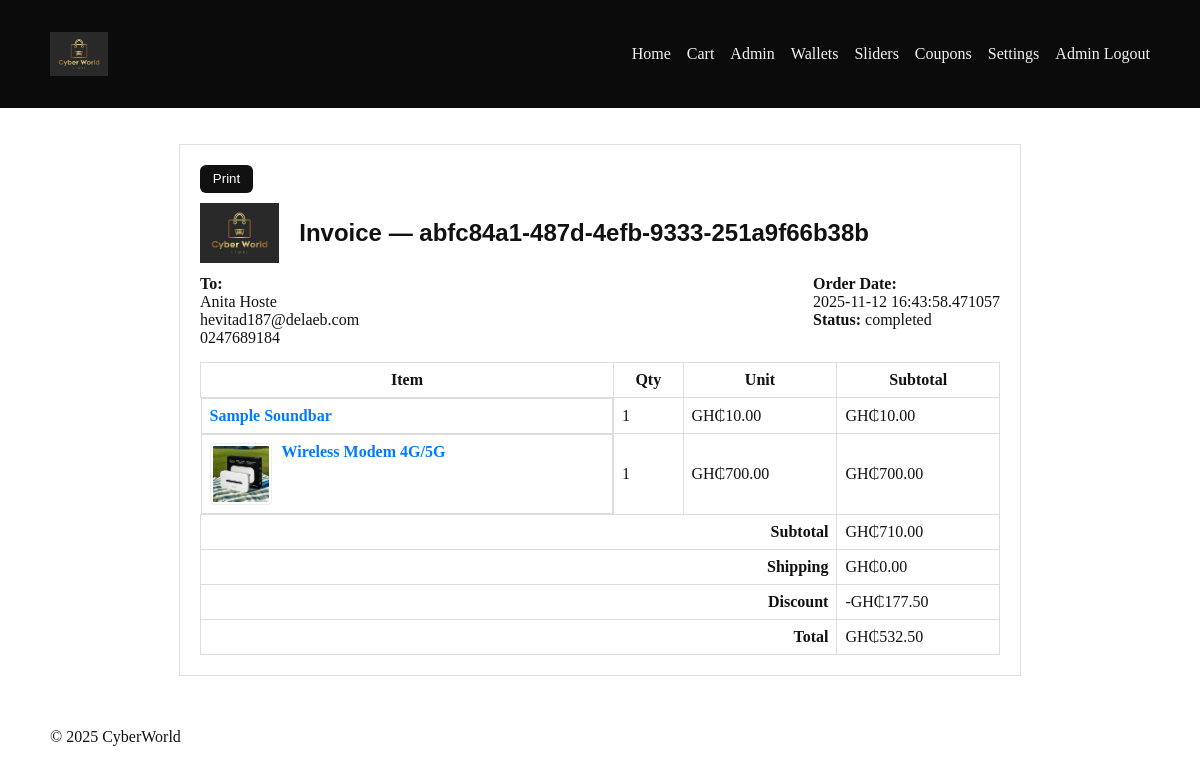
Screenshot of /admin/order/3/invoice (signed in) with the database file from the repository.
### app.py (models this page shows, shortened)
class Settings(db.Model):
    id = db.Column(db.Integer, primary_key=True)
    logo_image = db.Column(db.String(300), default='/static/images/logo.svg')
    banner1_image = db.Column(db.String(300), default='/static/images/ads1.svg')
    banner2_image = db.Column(db.String(300), default='/static/images/ads2.svg')
    bg_image = db.Column(db.String(300), default='/static/images/product-bg.svg')
    primary_font = db.Column(db.String(100), default='Arial, sans-serif')
    secondary_font = db.Column(db.String(100), default='Verdana, sans-serif')
    primary_color = db.Column(db.String(7), default='#27ae60')
    secondary_color = db.Column(db.String(7), default='#2c3e50')
    updated_at = db.Column(db.DateTime, default=lambda: __import__('datetime').datetime.utcnow(), onupdate=lambda: __import__('datetime').datetime.utcnow())

class Order(db.Model):
    id = db.Column(db.Integer, primary_key=True)
    reference = db.Column(db.String(100), unique=True, nullable=False, index=True)
    user_id = db.Column(db.Integer, db.ForeignKey('user.id'), nullable=True)
    email = db.Column(db.String(120), nullable=False)
    name = db.Column(db.String(200))
    phone = db.Column(db.String(50))
    city = db.Column(db.String(100))
    subtotal = db.Column(db.Numeric(12, 2), nullable=False, default=0)
    discount = db.Column(db.Numeric(12, 2), nullable=False, default=0)
    total = db.Column(db.Numeric(12, 2), nullable=False, default=0)
    status = db.Column(db.String(20), default='pending')  # pending, completed, cancelled
    payment_method = db.Column(db.String(20), default='unknown')  # wallet, paystack, unknown
    payment_reference = db.Column(db.String(200), nullable=True)
    paid = db.Column(db.Boolean, default=False)
    created_at = db.Column(db.DateTime, default=lambda: __import__('datetime').datetime.utcnow())

class OrderItem(db.Model):
    id = db.Column(db.Integer, primary_key=True)
    order_id = db.Column(db.Integer, db.ForeignKey('order.id'), nullable=False)
    product_id = db.Column(db.Integer, nullable=True)
    title = db.Column(db.String(255))
    qty = db.Column(db.Integer, nullable=False, default=1)
    price = db.Column(db.Numeric(12,2), nullable=False, default=0)
    subtotal = db.Column(db.Numeric(12,2), nullable=False, default=0)
    product = db.relationship('Product', primaryjoin='Product.id==OrderItem.product_id', foreign_keys=[product_id], uselist=False)

class Product(db.Model):
    id = db.Column(db.Integer, primary_key=True)
    title = db.Column(db.String(255), nullable=False)
    short = db.Column(db.String(500))
    price_ghc = db.Column(db.Numeric(10, 2), nullable=False, default=0.0)
    old_price_ghc = db.Column(db.Numeric(10, 2))
    image = db.Column(db.String(300))
    featured = db.Column(db.Boolean, default=False)

### app.py (the view)
@app.route('/admin/order/<int:oid>/invoice')
@login_required
def admin_order_invoice(oid):
    if not hasattr(current_user, 'username'):
        flash('Admin access required. Please login as admin.', 'danger')
        return redirect(url_for('index'))
    order = Order.query.get_or_404(oid)
    items = OrderItem.query.filter_by(order_id=order.id).all()
    return render_template('admin_invoice.html', order=order, items=items)

### app.py (called while the page is built)
@login_manager.user_loader
def load_user(user_id):
    try:
        user_id = int(user_id)
        admin = AdminUser.query.get(user_id)
        if admin:
            return admin
        customer = User.query.get(user_id)
        if customer:
            return customer
    except Exception:
        pass
    return None

def get_settings():
    settings = Settings.query.first()
    if not settings:
        settings = Settings()
        db.session.add(settings)
        db.session.commit()
    return settings

@app.template_filter("money")
def money_filter(value):
    try:
        return f"{CURRENCY}{float(value):.2f}"
    except Exception:
        return f"{CURRENCY}0.00"

@app.context_processor
def inject_now():
    from datetime import datetime
    settings = get_settings()
    return {"now": datetime.utcnow(), "PAYSTACK_PUBLIC": PAYSTACK_PUBLIC, "settings": settings}

### templates/admin_invoice.html (shortened to what this page needs)
{% extends 'base.html' %}
{% block content %}
<div class="invoice">
  <button class="btn btn-primary print-btn" onclick="window.print()">Print</button>
  <div style="display:flex; align-items:center; gap:20px; margin-bottom:12px">
    <img src="{{ settings.logo_image }}" alt="logo" style="height:60px;"/>
    <h2 style="margin:0">Invoice — {{ order.reference }}</h2>
  </div>
  <div class="meta">
    <div>
      <strong>To:</strong><br>
      {{ order.name or order.email }}<br>
      {{ order.email }}<br>
      {{ order.phone }}
    </div>
    <div>
      <strong>Order Date:</strong><br>
      {{ order.created_at }}<br>
      <strong>Status:</strong> {{ order.status }}
    </div>
  </div>
  <table class="table-inv">
    <thead><tr><th>Item</th><th>Qty</th><th>Unit</th><th>Subtotal</th></tr></thead>
    <tbody>
      {% for it in items %}
      <tr>
        <td style="display:flex; gap:10px; align-items:flex-start">
          {% if it.product and it.product.image %}
            <img src="{{ it.product.image }}" alt="thumb" style="width:56px;height:56px;object-fit:cover;border:1px solid #eee;padding:2px;border-radius:4px" />
          {% endif %}
          <div style="flex:1">
            {% if it.product_id %}
              <a href="{{ url_for('product_detail', pid=it.product_id) }}" style="color:#007bff;text-decoration:none;font-weight:bold">{{ it.title }}</a>
            {% else %}
              <strong>{{ it.title }}</strong>
            {% endif %}
          </div>
        </td>
        <td>{{ it.qty }}</td>
        <td>{{ it.price|money }}</td>
        <td>{{ it.subtotal|money }}</td>
      </tr>
      {% endfor %}
    </tbody>
    <tfoot>
      <tr>
        <td colspan="3" style="text-align:right"><strong>Subtotal</strong></td>
        <td>{{ order.subtotal|money }}</td>
      </tr>
      <tr>
        <td colspan="3" style="text-align:right"><strong>Shipping</strong></td>
        <td>{{ (order.total - order.subtotal + order.discount)|money if order.total and order.subtotal is not none else 'GH₵0.00' }}</td>
      </tr>
      <tr>
        <td colspan="3" style="text-align:right"><strong>Discount</strong></td>
        <td>-{{ order.discount|money }}</td>
      </tr>
      <tr>
        <td colspan="3" style="text-align:right"><strong>Total</strong></td>
        <td>{{ order.total|money }}</td>
      </tr>
    </tfoot>
  </table>
</div>
{% endblock %}

### templates/base.html (shortened to what this page needs)
<!doctype html>
<html lang="en">
  <head>
    <link rel="stylesheet" href="/static/css/style.css">
  </head>
  <body>
    <header class="site-header">
      <div class="container">
        <div class="brand">
          <a href="/" class="logo-link">
            <img src="{{ settings.logo_image }}" alt="CyberWorld" class="logo-img" />
          </a>
        </div>
        <nav class="main-nav">
          <a href="/">Home</a>
          <a href="/cart">Cart</a>
          {% if current_user.is_authenticated %}
            {% if current_user.username is defined %}
              <a href="/admin">Admin</a>
              <a href="/admin/wallets">Wallets</a>
              <a href="/admin/sliders">Sliders</a>
              <a href="/admin/coupons">Coupons</a>
              <a href="/admin/settings">Settings</a>
              <a href="/admin/logout">Admin Logout</a>
            {% else %}
              <span style="margin-left: 1rem; color: #fff;">{{ current_user.email }}</span>
              <a href="/logout">Logout</a>
            {% endif %}
          {% else %}
            <a href="/register">Register</a>
            <a href="/login">Customer Login</a>
            <a href="/admin/login">Admin</a>
          {% endif %}
        </nav>
      </div>
    </header>
    <main class="container">
      {% block content %}{% endblock %}
    </main>
    <footer class="site-footer">
      <div class="container">© {{ now.year }} CyberWorld</div>
    </footer>
  </body>
</html>

### static/css/style.css (style rules this page uses)
body { font-family: system-ui, -apple-system, 'Segoe UI', Roboto, Arial; margin:0; color:#111; }
.container { max-width: 1100px; margin: 0 auto; padding: 1rem; }
.site-header { background: #0b0b0b; color: #fff; padding: 1rem 0; }
.site-header .container { display:flex; justify-content:space-between; align-items:center; }
.site-header a { color: inherit; text-decoration: none; }
.btn { display:inline-block; padding: .4rem .8rem; border-radius:6px; background:#111; color:#fff; text-decoration:none; border:none; cursor:pointer; }
.logo-img { height:44px; display:block; }
.site-header .main-nav { display:flex; gap:1rem; align-items:center; }
.site-header .main-nav a { color: #fff; opacity: 0.95; }

### templates/admin_invoice.html (style rules this page uses)
.invoice { max-width: 800px; margin: 20px auto; padding: 20px; background: white; border: 1px solid #e0e0e0; }
.invoice h2 { margin-top: 0 }
.invoice .meta { display:flex; justify-content:space-between }
.table-inv { width:100%; border-collapse:collapse; margin-top:15px }
.table-inv th, .table-inv td { border:1px solid #ddd; padding:8px }
.print-btn { margin-bottom:10px }

### rows the page displays
Settings: logo_image (picture)
Order: reference "abfc84a1-487d-4efb-9333-251a9f66b38b", name "Anita Hoste", email "hevitad187@delaeb.com", phone "0247689184", created_at "2025-11-12 16:43:58.471057", status "completed", subtotal "GH₵710.00", total+subtotal+discount "GH₵0.00", discount "GH₵177.50", total "GH₵532.50"
OrderItem: title "Sample Soundbar", qty "1", price "GH₵10.00", subtotal "GH₵10.00"
OrderItem: product.image (picture), title "Wireless Modem 4G/5G", qty "1", price "GH₵700.00", subtotal "GH₵700.00"
